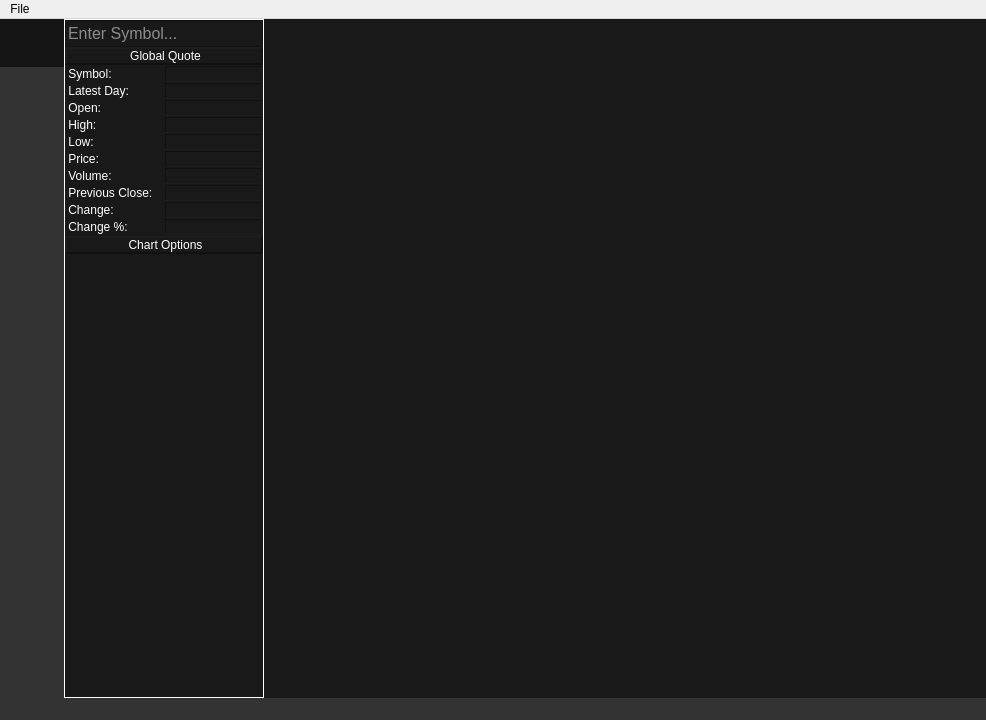
<?xml version="1.0" encoding="UTF-8"?>
<ui version="4.0">
 <class>MainWindow</class>
 <widget class="QMainWindow" name="MainWindow">
  <property name="enabled">
   <bool>true</bool>
  </property>
  <property name="geometry">
   <rect>
    <x>0</x>
    <y>0</y>
    <width>986</width>
    <height>720</height>
   </rect>
  </property>
  <property name="minimumSize">
   <size>
    <width>600</width>
    <height>600</height>
   </size>
  </property>
  <property name="cursor">
   <cursorShape>ArrowCursor</cursorShape>
  </property>
  <property name="windowTitle">
   <string>Stocker</string>
  </property>
  <property name="autoFillBackground">
   <bool>false</bool>
  </property>
  <widget class="QWidget" name="centralwidget">
   <property name="enabled">
    <bool>true</bool>
   </property>
   <property name="sizePolicy">
    <sizepolicy hsizetype="Expanding" vsizetype="Expanding">
     <horstretch>2</horstretch>
     <verstretch>0</verstretch>
    </sizepolicy>
   </property>
   <layout class="QHBoxLayout" name="horizontalLayout">
    <property name="spacing">
     <number>0</number>
    </property>
    <property name="leftMargin">
     <number>0</number>
    </property>
    <property name="topMargin">
     <number>0</number>
    </property>
    <property name="rightMargin">
     <number>0</number>
    </property>
    <property name="bottomMargin">
     <number>0</number>
    </property>
    <item>
     <widget class="QFrame" name="frame_selectAppView">
      <property name="sizePolicy">
       <sizepolicy hsizetype="Minimum" vsizetype="Expanding">
        <horstretch>0</horstretch>
        <verstretch>0</verstretch>
       </sizepolicy>
      </property>
      <property name="minimumSize">
       <size>
        <width>64</width>
        <height>0</height>
       </size>
      </property>
      <property name="maximumSize">
       <size>
        <width>64</width>
        <height>16777215</height>
       </size>
      </property>
      <property name="autoFillBackground">
       <bool>false</bool>
      </property>
      <property name="styleSheet">
       <string notr="true">QFrame{
background-color:rgb(51, 51, 51);
}
QPushButton:hover{
background-color:rgb(81, 81, 81);
}
QPushButton:checked{
background-color:rgb(20, 20, 20);
}
QPushButton{
background-color:rgb(51,51,51);
}
QPushButton{
border-style:none;
}
</string>
      </property>
      <property name="frameShape">
       <enum>QFrame::NoFrame</enum>
      </property>
      <property name="frameShadow">
       <enum>QFrame::Plain</enum>
      </property>
      <property name="lineWidth">
       <number>1</number>
      </property>
      <layout class="QVBoxLayout" name="verticalLayout">
       <property name="spacing">
        <number>0</number>
       </property>
       <property name="leftMargin">
        <number>0</number>
       </property>
       <property name="topMargin">
        <number>0</number>
       </property>
       <property name="rightMargin">
        <number>0</number>
       </property>
       <property name="bottomMargin">
        <number>0</number>
       </property>
       <item>
        <widget class="QPushButton" name="button_switchToHomeView">
         <property name="enabled">
          <bool>true</bool>
         </property>
         <property name="sizePolicy">
          <sizepolicy hsizetype="Minimum" vsizetype="Minimum">
           <horstretch>0</horstretch>
           <verstretch>0</verstretch>
          </sizepolicy>
         </property>
         <property name="minimumSize">
          <size>
           <width>64</width>
           <height>48</height>
          </size>
         </property>
         <property name="maximumSize">
          <size>
           <width>64</width>
           <height>48</height>
          </size>
         </property>
         <property name="baseSize">
          <size>
           <width>64</width>
           <height>48</height>
          </size>
         </property>
         <property name="toolTip">
          <string>&lt;html&gt;&lt;head/&gt;&lt;body&gt;&lt;p&gt;Switch to Home View&lt;/p&gt;&lt;/body&gt;&lt;/html&gt;</string>
         </property>
         <property name="text">
          <string/>
         </property>
         <property name="icon">
          <iconset>
           <normaloff>../icons/icons8-home-64.png</normaloff>../icons/icons8-home-64.png</iconset>
         </property>
         <property name="iconSize">
          <size>
           <width>32</width>
           <height>32</height>
          </size>
         </property>
         <property name="checkable">
          <bool>true</bool>
         </property>
         <property name="checked">
          <bool>true</bool>
         </property>
         <property name="autoExclusive">
          <bool>true</bool>
         </property>
         <property name="flat">
          <bool>false</bool>
         </property>
        </widget>
       </item>
       <item>
        <widget class="QPushButton" name="button_switchToStockView">
         <property name="enabled">
          <bool>true</bool>
         </property>
         <property name="sizePolicy">
          <sizepolicy hsizetype="Minimum" vsizetype="Minimum">
           <horstretch>0</horstretch>
           <verstretch>0</verstretch>
          </sizepolicy>
         </property>
         <property name="minimumSize">
          <size>
           <width>64</width>
           <height>48</height>
          </size>
         </property>
         <property name="maximumSize">
          <size>
           <width>64</width>
           <height>48</height>
          </size>
         </property>
         <property name="baseSize">
          <size>
           <width>64</width>
           <height>48</height>
          </size>
         </property>
         <property name="toolTip">
          <string>&lt;html&gt;&lt;head/&gt;&lt;body&gt;&lt;p&gt;Switch to stock view&lt;/p&gt;&lt;/body&gt;&lt;/html&gt;</string>
         </property>
         <property name="text">
          <string/>
         </property>
         <property name="icon">
          <iconset>
           <normaloff>../icons/icons8-stocks-64.png</normaloff>../icons/icons8-stocks-64.png</iconset>
         </property>
         <property name="iconSize">
          <size>
           <width>32</width>
           <height>32</height>
          </size>
         </property>
         <property name="checkable">
          <bool>true</bool>
         </property>
         <property name="checked">
          <bool>false</bool>
         </property>
         <property name="autoExclusive">
          <bool>true</bool>
         </property>
        </widget>
       </item>
       <item>
        <spacer name="vspacer1">
         <property name="orientation">
          <enum>Qt::Vertical</enum>
         </property>
         <property name="sizeHint" stdset="0">
          <size>
           <width>20</width>
           <height>40</height>
          </size>
         </property>
        </spacer>
       </item>
      </layout>
     </widget>
    </item>
    <item>
     <widget class="QStackedWidget" name="stacked_appView">
      <property name="sizePolicy">
       <sizepolicy hsizetype="Expanding" vsizetype="Expanding">
        <horstretch>1</horstretch>
        <verstretch>1</verstretch>
       </sizepolicy>
      </property>
      <property name="styleSheet">
       <string notr="true"/>
      </property>
      <property name="currentIndex">
       <number>1</number>
      </property>
      <widget class="QWidget" name="page_homeView">
       <property name="enabled">
        <bool>true</bool>
       </property>
       <property name="sizePolicy">
        <sizepolicy hsizetype="Maximum" vsizetype="Maximum">
         <horstretch>0</horstretch>
         <verstretch>0</verstretch>
        </sizepolicy>
       </property>
       <property name="styleSheet">
        <string notr="true">background-color: rgb(38, 39, 40);
color: rgb(255, 255, 255);</string>
       </property>
       <layout class="QGridLayout" name="gridLayout_2">
        <property name="leftMargin">
         <number>0</number>
        </property>
        <property name="topMargin">
         <number>0</number>
        </property>
        <property name="rightMargin">
         <number>0</number>
        </property>
        <property name="bottomMargin">
         <number>0</number>
        </property>
        <item row="0" column="1">
         <spacer name="vspacer2">
          <property name="orientation">
           <enum>Qt::Vertical</enum>
          </property>
          <property name="sizeHint" stdset="0">
           <size>
            <width>20</width>
            <height>40</height>
           </size>
          </property>
         </spacer>
        </item>
        <item row="1" column="1">
         <widget class="QTextBrowser" name="textBrowser_homeInfo">
          <property name="sizePolicy">
           <sizepolicy hsizetype="Fixed" vsizetype="Fixed">
            <horstretch>0</horstretch>
            <verstretch>0</verstretch>
           </sizepolicy>
          </property>
          <property name="autoFillBackground">
           <bool>false</bool>
          </property>
          <property name="frameShape">
           <enum>QFrame::NoFrame</enum>
          </property>
          <property name="frameShadow">
           <enum>QFrame::Plain</enum>
          </property>
          <property name="html">
           <string>&lt;!DOCTYPE HTML PUBLIC &quot;-//W3C//DTD HTML 4.0//EN&quot; &quot;http://www.w3.org/TR/REC-html40/strict.dtd&quot;&gt;
&lt;html&gt;&lt;head&gt;&lt;meta name=&quot;qrichtext&quot; content=&quot;1&quot; /&gt;&lt;style type=&quot;text/css&quot;&gt;
p, li { white-space: pre-wrap; }
&lt;/style&gt;&lt;/head&gt;&lt;body style=&quot; font-family:'MS Shell Dlg 2'; font-size:8.25pt; font-weight:400; font-style:normal;&quot;&gt;
&lt;p align=&quot;center&quot; style=&quot; margin-top:0px; margin-bottom:0px; margin-left:0px; margin-right:0px; -qt-block-indent:0; text-indent:0px;&quot;&gt;-------------------------------------&lt;/p&gt;
&lt;p align=&quot;center&quot; style=&quot; margin-top:0px; margin-bottom:0px; margin-left:0px; margin-right:0px; -qt-block-indent:0; text-indent:0px;&quot;&gt;&lt;span style=&quot; font-size:28pt; font-weight:600;&quot;&gt;Stocker&lt;/span&gt;&lt;/p&gt;
&lt;p align=&quot;center&quot; style=&quot; margin-top:0px; margin-bottom:0px; margin-left:0px; margin-right:0px; -qt-block-indent:0; text-indent:0px;&quot;&gt;-------------------------------------&lt;/p&gt;
&lt;p align=&quot;center&quot; style=&quot; margin-top:0px; margin-bottom:0px; margin-left:0px; margin-right:0px; -qt-block-indent:0; text-indent:0px;&quot;&gt;&lt;span style=&quot; font-size:14pt;&quot;&gt;A desktop application built with C++ and QT5 for viewing historical stock data pulled from Alpha Vantage&lt;/span&gt;&lt;/p&gt;&lt;/body&gt;&lt;/html&gt;</string>
          </property>
          <property name="openExternalLinks">
           <bool>false</bool>
          </property>
         </widget>
        </item>
        <item row="1" column="2">
         <spacer name="hspacer2">
          <property name="orientation">
           <enum>Qt::Horizontal</enum>
          </property>
          <property name="sizeHint" stdset="0">
           <size>
            <width>40</width>
            <height>20</height>
           </size>
          </property>
         </spacer>
        </item>
        <item row="1" column="0">
         <spacer name="hspacer1">
          <property name="orientation">
           <enum>Qt::Horizontal</enum>
          </property>
          <property name="sizeHint" stdset="0">
           <size>
            <width>40</width>
            <height>20</height>
           </size>
          </property>
         </spacer>
        </item>
        <item row="2" column="1">
         <layout class="QFormLayout" name="form_apiKey">
          <item row="0" column="0">
           <widget class="QLabel" name="label_api">
            <property name="autoFillBackground">
             <bool>false</bool>
            </property>
            <property name="text">
             <string>Alpha Vantage API Key</string>
            </property>
           </widget>
          </item>
          <item row="0" column="1">
           <widget class="QLineEdit" name="lineEdit_apiKey">
            <property name="sizePolicy">
             <sizepolicy hsizetype="Fixed" vsizetype="Fixed">
              <horstretch>0</horstretch>
              <verstretch>0</verstretch>
             </sizepolicy>
            </property>
            <property name="placeholderText">
             <string>Enter key...</string>
            </property>
           </widget>
          </item>
         </layout>
        </item>
        <item row="3" column="1">
         <spacer name="vspacer3">
          <property name="orientation">
           <enum>Qt::Vertical</enum>
          </property>
          <property name="sizeHint" stdset="0">
           <size>
            <width>20</width>
            <height>40</height>
           </size>
          </property>
         </spacer>
        </item>
       </layout>
      </widget>
      <widget class="QWidget" name="page_stockView">
       <property name="styleSheet">
        <string notr="true">background-color: rgb(25, 25, 25);</string>
       </property>
       <layout class="QGridLayout" name="gridLayout_3">
        <property name="leftMargin">
         <number>0</number>
        </property>
        <property name="topMargin">
         <number>0</number>
        </property>
        <property name="rightMargin">
         <number>0</number>
        </property>
        <property name="bottomMargin">
         <number>0</number>
        </property>
        <item row="0" column="0" alignment="Qt::AlignLeft">
         <widget class="QFrame" name="frame_stockDataView">
          <property name="sizePolicy">
           <sizepolicy hsizetype="Maximum" vsizetype="Preferred">
            <horstretch>0</horstretch>
            <verstretch>0</verstretch>
           </sizepolicy>
          </property>
          <property name="minimumSize">
           <size>
            <width>200</width>
            <height>0</height>
           </size>
          </property>
          <property name="maximumSize">
           <size>
            <width>200</width>
            <height>16777215</height>
           </size>
          </property>
          <property name="styleSheet">
           <string notr="true">color: rgb(255, 255, 255);</string>
          </property>
          <property name="frameShape">
           <enum>QFrame::Box</enum>
          </property>
          <property name="frameShadow">
           <enum>QFrame::Plain</enum>
          </property>
          <property name="lineWidth">
           <number>1</number>
          </property>
          <layout class="QVBoxLayout" name="verticalLayout_3">
           <property name="spacing">
            <number>0</number>
           </property>
           <property name="leftMargin">
            <number>0</number>
           </property>
           <property name="topMargin">
            <number>0</number>
           </property>
           <property name="rightMargin">
            <number>0</number>
           </property>
           <property name="bottomMargin">
            <number>0</number>
           </property>
           <item alignment="Qt::AlignTop">
            <widget class="QLineEdit" name="lineEdit_symbol">
             <property name="font">
              <font>
               <pointsize>12</pointsize>
              </font>
             </property>
             <property name="placeholderText">
              <string>Enter Symbol...</string>
             </property>
            </widget>
           </item>
           <item>
            <widget class="QFrame" name="frame_stockInfo">
             <property name="enabled">
              <bool>true</bool>
             </property>
             <property name="frameShape">
              <enum>QFrame::NoFrame</enum>
             </property>
             <property name="frameShadow">
              <enum>QFrame::Plain</enum>
             </property>
             <property name="lineWidth">
              <number>1</number>
             </property>
             <layout class="QGridLayout" name="gridLayout">
              <property name="leftMargin">
               <number>0</number>
              </property>
              <property name="topMargin">
               <number>0</number>
              </property>
              <property name="rightMargin">
               <number>0</number>
              </property>
              <property name="spacing">
               <number>1</number>
              </property>
              <item row="4" column="1">
               <widget class="QLabel" name="label_highField">
                <property name="frameShape">
                 <enum>QFrame::Panel</enum>
                </property>
                <property name="frameShadow">
                 <enum>QFrame::Sunken</enum>
                </property>
                <property name="text">
                 <string/>
                </property>
               </widget>
              </item>
              <item row="3" column="1">
               <widget class="QLabel" name="label_openField">
                <property name="frameShape">
                 <enum>QFrame::Panel</enum>
                </property>
                <property name="frameShadow">
                 <enum>QFrame::Sunken</enum>
                </property>
                <property name="text">
                 <string/>
                </property>
               </widget>
              </item>
              <item row="10" column="0">
               <widget class="QLabel" name="label_changePercent">
                <property name="text">
                 <string> Change %:</string>
                </property>
               </widget>
              </item>
              <item row="9" column="1">
               <widget class="QLabel" name="label_changeField">
                <property name="frameShape">
                 <enum>QFrame::Panel</enum>
                </property>
                <property name="frameShadow">
                 <enum>QFrame::Sunken</enum>
                </property>
                <property name="text">
                 <string/>
                </property>
               </widget>
              </item>
              <item row="8" column="1">
               <widget class="QLabel" name="label_previousCloseField">
                <property name="frameShape">
                 <enum>QFrame::Panel</enum>
                </property>
                <property name="frameShadow">
                 <enum>QFrame::Sunken</enum>
                </property>
                <property name="text">
                 <string/>
                </property>
               </widget>
              </item>
              <item row="8" column="0">
               <widget class="QLabel" name="label_previousClose">
                <property name="text">
                 <string> Previous Close:</string>
                </property>
               </widget>
              </item>
              <item row="9" column="0">
               <widget class="QLabel" name="label_change">
                <property name="text">
                 <string> Change:</string>
                </property>
               </widget>
              </item>
              <item row="3" column="0">
               <widget class="QLabel" name="label_open">
                <property name="text">
                 <string> Open:</string>
                </property>
               </widget>
              </item>
              <item row="7" column="0">
               <widget class="QLabel" name="label_volume">
                <property name="text">
                 <string> Volume:</string>
                </property>
               </widget>
              </item>
              <item row="4" column="0">
               <widget class="QLabel" name="label_high">
                <property name="text">
                 <string> High:</string>
                </property>
               </widget>
              </item>
              <item row="2" column="1">
               <widget class="QLabel" name="label_latestDayField">
                <property name="frameShape">
                 <enum>QFrame::Panel</enum>
                </property>
                <property name="frameShadow">
                 <enum>QFrame::Sunken</enum>
                </property>
                <property name="text">
                 <string/>
                </property>
               </widget>
              </item>
              <item row="1" column="0">
               <widget class="QLabel" name="label_symbol">
                <property name="text">
                 <string> Symbol:</string>
                </property>
               </widget>
              </item>
              <item row="10" column="1">
               <widget class="QLabel" name="label_changePercentField">
                <property name="frameShape">
                 <enum>QFrame::Panel</enum>
                </property>
                <property name="frameShadow">
                 <enum>QFrame::Sunken</enum>
                </property>
                <property name="text">
                 <string/>
                </property>
               </widget>
              </item>
              <item row="1" column="1">
               <widget class="QLabel" name="label_symbolField">
                <property name="frameShape">
                 <enum>QFrame::Panel</enum>
                </property>
                <property name="frameShadow">
                 <enum>QFrame::Sunken</enum>
                </property>
                <property name="text">
                 <string/>
                </property>
               </widget>
              </item>
              <item row="12" column="0" colspan="2">
               <spacer name="verticalSpacer">
                <property name="orientation">
                 <enum>Qt::Vertical</enum>
                </property>
                <property name="sizeHint" stdset="0">
                 <size>
                  <width>20</width>
                  <height>40</height>
                 </size>
                </property>
               </spacer>
              </item>
              <item row="5" column="0">
               <widget class="QLabel" name="label_low">
                <property name="text">
                 <string> Low:</string>
                </property>
               </widget>
              </item>
              <item row="0" column="0" colspan="2" alignment="Qt::AlignTop">
               <widget class="QLabel" name="label_globalQuoteHeader">
                <property name="sizePolicy">
                 <sizepolicy hsizetype="Preferred" vsizetype="Preferred">
                  <horstretch>0</horstretch>
                  <verstretch>0</verstretch>
                 </sizepolicy>
                </property>
                <property name="frameShape">
                 <enum>QFrame::Panel</enum>
                </property>
                <property name="frameShadow">
                 <enum>QFrame::Raised</enum>
                </property>
                <property name="lineWidth">
                 <number>2</number>
                </property>
                <property name="midLineWidth">
                 <number>0</number>
                </property>
                <property name="text">
                 <string>&lt;html&gt;&lt;head/&gt;&lt;body&gt;&lt;p align=&quot;center&quot;&gt;Global Quote&lt;/p&gt;&lt;/body&gt;&lt;/html&gt;</string>
                </property>
               </widget>
              </item>
              <item row="6" column="1">
               <widget class="QLabel" name="label_priceField">
                <property name="frameShape">
                 <enum>QFrame::Panel</enum>
                </property>
                <property name="frameShadow">
                 <enum>QFrame::Sunken</enum>
                </property>
                <property name="text">
                 <string/>
                </property>
               </widget>
              </item>
              <item row="6" column="0">
               <widget class="QLabel" name="label_price">
                <property name="text">
                 <string> Price:</string>
                </property>
               </widget>
              </item>
              <item row="2" column="0">
               <widget class="QLabel" name="label_latestDay">
                <property name="text">
                 <string> Latest Day:</string>
                </property>
               </widget>
              </item>
              <item row="5" column="1">
               <widget class="QLabel" name="label_lowField">
                <property name="frameShape">
                 <enum>QFrame::Panel</enum>
                </property>
                <property name="frameShadow">
                 <enum>QFrame::Sunken</enum>
                </property>
                <property name="text">
                 <string/>
                </property>
               </widget>
              </item>
              <item row="7" column="1">
               <widget class="QLabel" name="label_volumeField">
                <property name="frameShape">
                 <enum>QFrame::Panel</enum>
                </property>
                <property name="frameShadow">
                 <enum>QFrame::Sunken</enum>
                </property>
                <property name="text">
                 <string/>
                </property>
               </widget>
              </item>
              <item row="11" column="0" colspan="2">
               <widget class="QLabel" name="label">
                <property name="frameShape">
                 <enum>QFrame::Panel</enum>
                </property>
                <property name="frameShadow">
                 <enum>QFrame::Raised</enum>
                </property>
                <property name="lineWidth">
                 <number>2</number>
                </property>
                <property name="text">
                 <string>&lt;html&gt;&lt;head/&gt;&lt;body&gt;&lt;p align=&quot;center&quot;&gt;Chart Options&lt;/p&gt;&lt;/body&gt;&lt;/html&gt;</string>
                </property>
               </widget>
              </item>
             </layout>
            </widget>
           </item>
          </layout>
         </widget>
        </item>
        <item row="0" column="1">
         <layout class="QVBoxLayout" name="layout_chartView"/>
        </item>
       </layout>
      </widget>
     </widget>
    </item>
   </layout>
  </widget>
  <widget class="QMenuBar" name="menu_bar">
   <property name="enabled">
    <bool>true</bool>
   </property>
   <property name="geometry">
    <rect>
     <x>0</x>
     <y>0</y>
     <width>986</width>
     <height>20</height>
    </rect>
   </property>
   <property name="autoFillBackground">
    <bool>false</bool>
   </property>
   <property name="styleSheet">
    <string notr="true">background-color: rgb(51, 51, 51);
color:rgb(255, 255, 255);

QMenubar:::QMenu:selected{
background:rgb(81, 81, 81);
}</string>
   </property>
   <property name="defaultUp">
    <bool>false</bool>
   </property>
   <widget class="QMenu" name="menu_file">
    <property name="styleSheet">
     <string notr="true">QMenu::item:selected{
background:rgb(81, 81, 81);
}</string>
    </property>
    <property name="title">
     <string>File</string>
    </property>
    <addaction name="action_exit"/>
   </widget>
   <addaction name="menu_file"/>
  </widget>
  <widget class="QStatusBar" name="status_bar">
   <property name="styleSheet">
    <string notr="true">background-color: rgb(51, 51, 51);</string>
   </property>
  </widget>
  <action name="action_exit">
   <property name="text">
    <string>Exit</string>
   </property>
  </action>
 </widget>
 <resources/>
 <connections/>
</ui>
